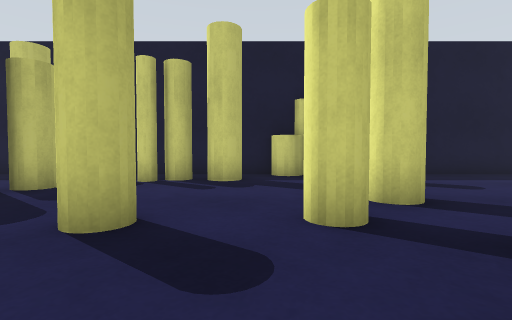
[1] (above)

16 first-person views from a walk through a Gazebo world. The camera is 0.72 m above the floor, tilts 2° down and sees 85° across. The floor is counted in squares, 1 m on a side. Each view is taken from the middle of a square. On the plan, view 1 faces up. The plan holds only what a view shows up to about 10 squares ahead; the rest is blank. The place goes on beyond the plan.

[2]
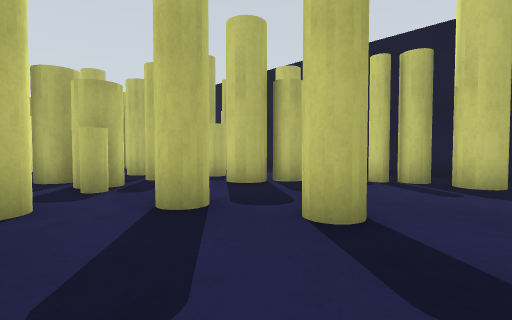

[3]
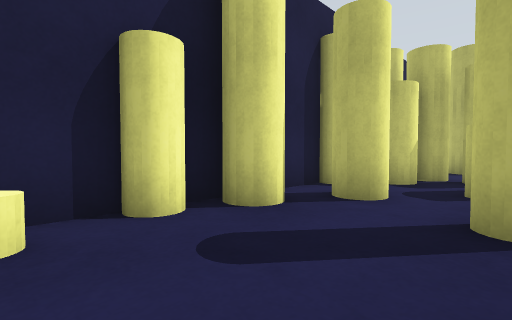

[4]
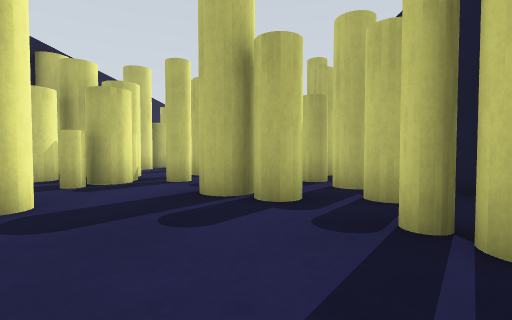

[5]
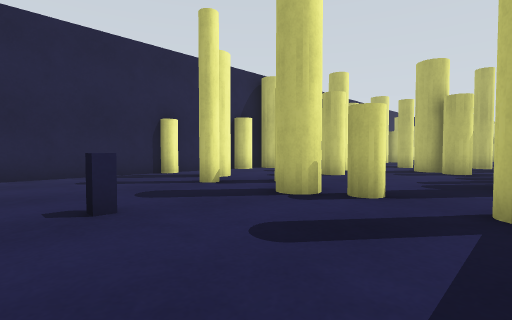

[6]
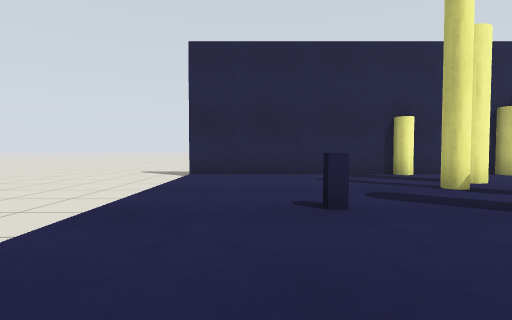

[7]
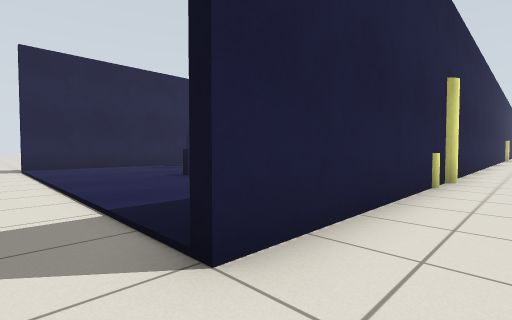

[8]
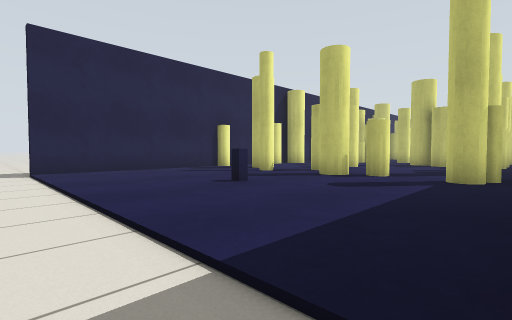

[9]
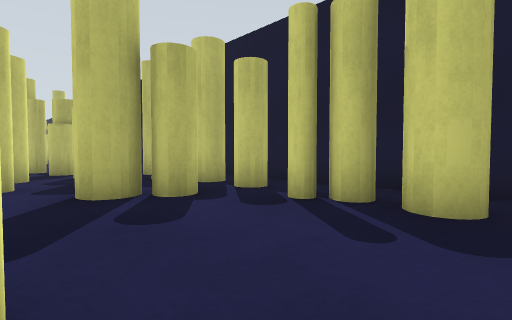

[10]
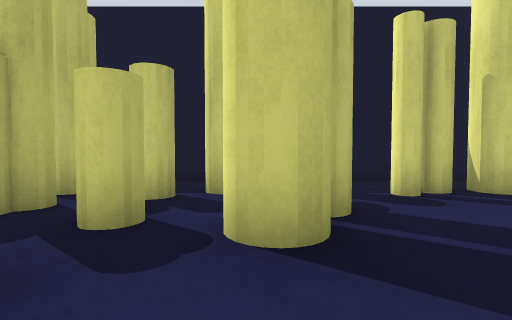

[11]
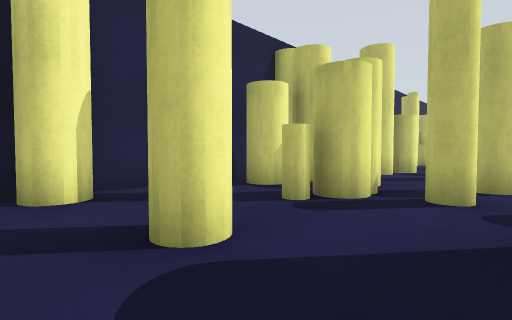

[12]
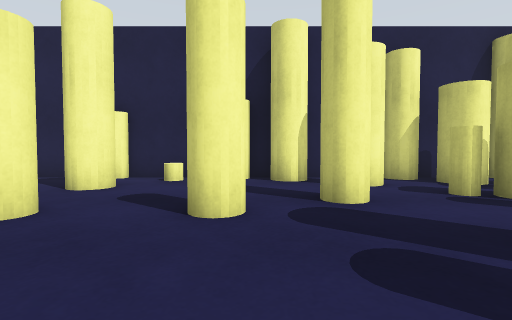

[13]
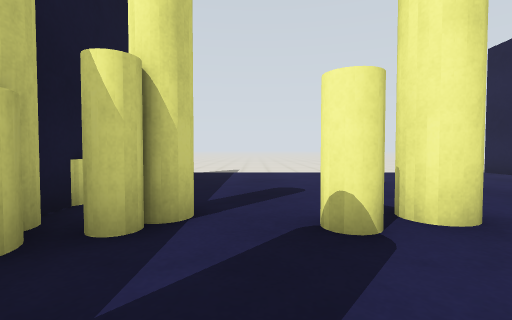

[14]
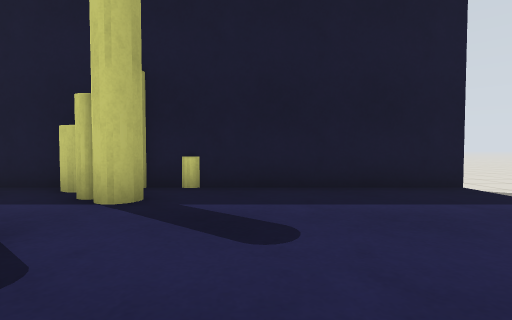

[15]
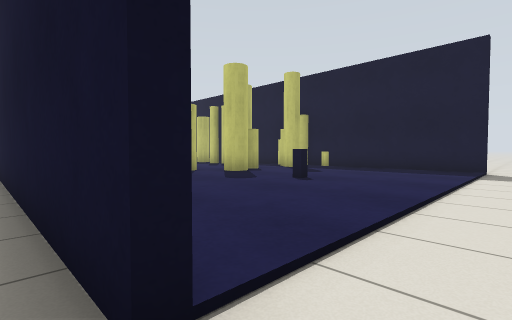

[16]
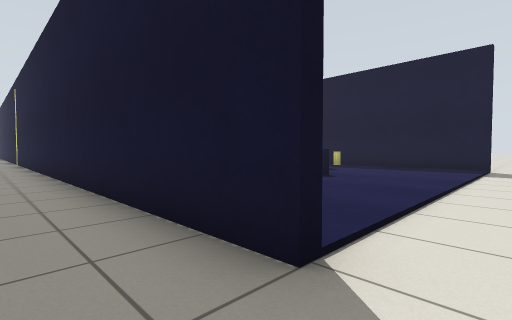

### Floor plan
Points are (right, up) in squares from view 1. A wall is a line through its corners. A room is listed if a view was taken in it or the views show most of it. See-through windows are left out.
Room 1 (views 1, 2, 3, 4, 5, 6, 7, 8, 9, 10, 11, 12, 13, 14)
walls: (-7.1, -1.4) (-3.4, -1.4); (-3.9, 8.6) (0.5, 8.6); (0.6, 8.4) (-7.8, 8.4); (0.4, -1.4) (8, -1.4); (3.5, 8.6) (8, 8.6) (8, 8.4) (3.5, 8.4)
ways out: opening at (-1.5, -2) to room 2; opening at (9, -2) to room 2
objects: yellow cylinder (-12, 0) to (-11, 1); yellow pole (-12, 4); yellow cylinder (-11, 0) to (-10, 1); yellow pole (-11, 3); yellow pole (-11, 4) to (-11, 5); yellow cylinder (-10, 5); yellow cylinder (-10, 6); yellow cylinder (-9, -1) to (-8, -1); yellow cylinder (-9, 3) to (-8, 4); yellow cylinder (-9, 5); yellow cylinder (-8, 0) to (-8, 1); yellow cylinder (-8, 1) to (-7, 2); yellow pole (-8, 5) to (-8, 6); yellow pole (-8, 7); yellow cylinder (-7, 0) to (-6, 0); yellow cylinder (-7, 2) to (-6, 2); yellow pole (-7, 3); yellow cylinder (-7, 5) to (-6, 5); yellow cylinder (-7, 6) to (-6, 7); yellow pole (-6, -1); yellow cylinder (-6, 1) to (-5, 1); yellow pole (-6, 7) to (-5, 7); yellow cylinder (-5, 0) to (-4, 0); yellow cylinder (-5, 4); yellow cylinder (-5, 5) to (-4, 5); yellow cylinder (-4, 7); yellow pole (-3, -1); yellow pole (-3, 2); yellow pole (-3, 7); yellow cylinder (-2, -1) to (-1, -1); yellow cylinder (-2, 3) to (-1, 3); yellow pole (-2, 7); yellow pole (-1, 7); yellow cylinder (0, -1); yellow pole (1, 0) to (1, 1); yellow cylinder (1, 3); yellow cylinder (1, 8); yellow cylinder (2, -1); yellow pole (2, 2); yellow pole (2, 4); yellow cylinder (2, 5); yellow cylinder (2, 7); yellow cylinder (2, 8); yellow pole (3, 7); yellow cylinder (3, 8); blue post (5, 3)
Room 2 (views 15, 16)
walls: (-2.1, -1.6) (-3.9, -1.6); (8.1, -1.6) (-0.6, -1.6)
ways out: opening at (-1.5, -2) to room 1; opening at (9, -2) to room 1

Positions as (right, up) in squares from view 1, and headings:
1: (0, 0), facing up
2: (0, 0), facing up-left
3: (0, 2), facing down-left
4: (0, 5), facing left
5: (6, 7), facing down-left
6: (6, 7), facing down
7: (9, 10), facing down-left
8: (9, 8), facing down-left
9: (0, 3), facing up-left
10: (-5, 2), facing up
11: (-2, 4), facing down-left
12: (-2, 6), facing down
13: (-1, 6), facing right
14: (4, 3), facing up
15: (9, -2), facing up-left
16: (9, -3), facing up-left
